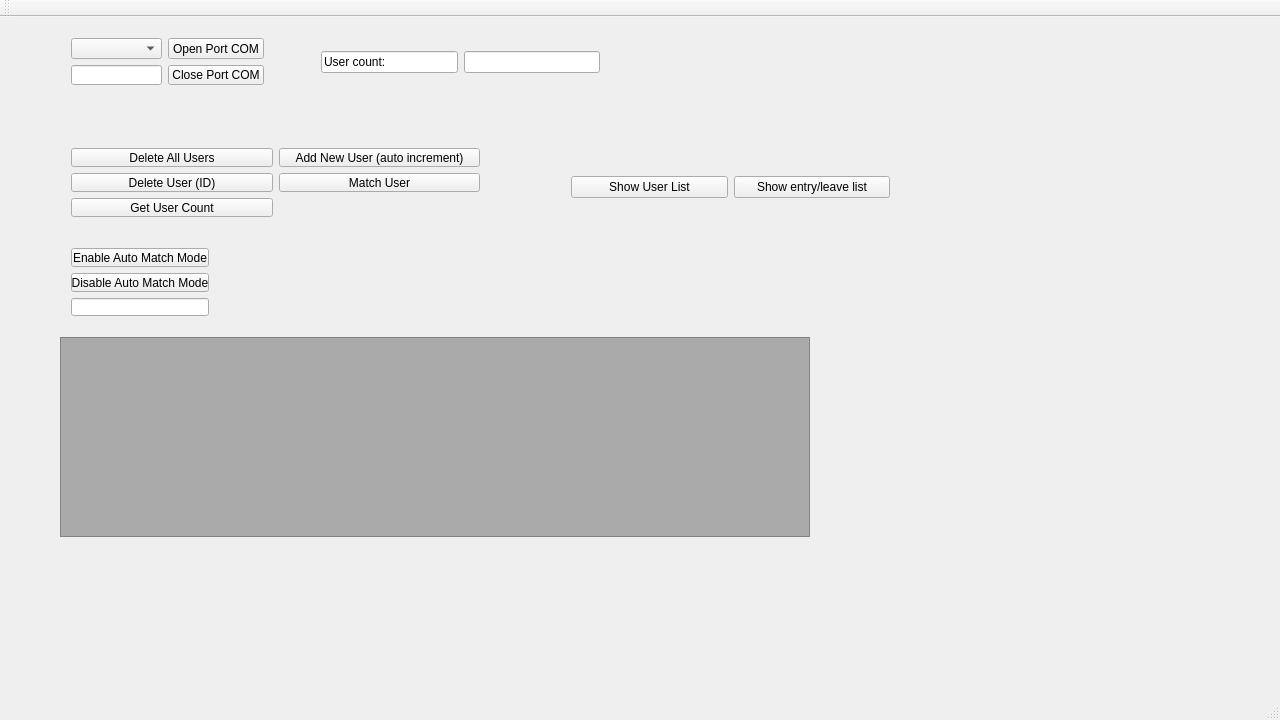
<?xml version="1.0" encoding="UTF-8"?>
<ui version="4.0">
 <class>MainWindow</class>
 <widget class="QMainWindow" name="MainWindow">
  <property name="geometry">
   <rect>
    <x>0</x>
    <y>0</y>
    <width>1280</width>
    <height>720</height>
   </rect>
  </property>
  <property name="windowTitle">
   <string>MainWindow</string>
  </property>
  <widget class="QWidget" name="centralWidget">
   <widget class="QWidget" name="formLayoutWidget">
    <property name="geometry">
     <rect>
      <x>60</x>
      <y>10</y>
      <width>215</width>
      <height>69</height>
     </rect>
    </property>
    <layout class="QGridLayout" name="gridLayout_2">
     <item row="0" column="1">
      <widget class="QPushButton" name="OpenCOMPortButton">
       <property name="text">
        <string>Open Port COM</string>
       </property>
      </widget>
     </item>
     <item row="1" column="0">
      <widget class="QLineEdit" name="StatusCOMPortLine">
       <property name="text">
        <string/>
       </property>
      </widget>
     </item>
     <item row="1" column="1">
      <widget class="QPushButton" name="CloseCOMPortButton">
       <property name="text">
        <string>Close Port COM</string>
       </property>
      </widget>
     </item>
     <item row="0" column="0">
      <widget class="QComboBox" name="COMPortComboBox"/>
     </item>
    </layout>
   </widget>
   <widget class="QWidget" name="horizontalLayoutWidget">
    <property name="geometry">
     <rect>
      <x>310</x>
      <y>20</y>
      <width>301</width>
      <height>51</height>
     </rect>
    </property>
    <layout class="QHBoxLayout" name="horizontalLayout">
     <item>
      <widget class="QLineEdit" name="LabelUserCountLine">
       <property name="text">
        <string>User count:</string>
       </property>
      </widget>
     </item>
     <item>
      <widget class="QLineEdit" name="UserCountLine"/>
     </item>
    </layout>
   </widget>
   <widget class="QWidget" name="gridLayoutWidget">
    <property name="geometry">
     <rect>
      <x>60</x>
      <y>120</y>
      <width>431</width>
      <height>91</height>
     </rect>
    </property>
    <layout class="QGridLayout" name="gridLayout">
     <item row="1" column="0">
      <widget class="QPushButton" name="DeleteUserIDButton">
       <property name="text">
        <string>Delete User (ID)</string>
       </property>
      </widget>
     </item>
     <item row="0" column="0">
      <widget class="QPushButton" name="DeleteAllUsersButton">
       <property name="text">
        <string>Delete All Users</string>
       </property>
      </widget>
     </item>
     <item row="1" column="1">
      <widget class="QPushButton" name="MatchUserButton">
       <property name="text">
        <string>Match User</string>
       </property>
      </widget>
     </item>
     <item row="0" column="1">
      <widget class="QPushButton" name="AddNewUserAutoIncButton">
       <property name="text">
        <string>Add New User (auto increment)</string>
       </property>
      </widget>
     </item>
     <item row="2" column="0">
      <widget class="QPushButton" name="GetUserCountButton">
       <property name="text">
        <string>Get User Count</string>
       </property>
      </widget>
     </item>
    </layout>
   </widget>
   <widget class="QWidget" name="horizontalLayoutWidget_2">
    <property name="geometry">
     <rect>
      <x>560</x>
      <y>140</y>
      <width>341</width>
      <height>61</height>
     </rect>
    </property>
    <layout class="QHBoxLayout" name="horizontalLayout_2">
     <item>
      <widget class="QPushButton" name="ShowUserListButton">
       <property name="text">
        <string>Show User List</string>
       </property>
      </widget>
     </item>
     <item>
      <widget class="QPushButton" name="ShowEntryLeaveListButton">
       <property name="text">
        <string>Show entry/leave list</string>
       </property>
      </widget>
     </item>
    </layout>
   </widget>
   <widget class="QTableWidget" name="UserTable">
    <property name="geometry">
     <rect>
      <x>60</x>
      <y>320</y>
      <width>750</width>
      <height>200</height>
     </rect>
    </property>
    <property name="styleSheet">
     <string notr="true">font: 9pt &quot;Calibri&quot;;
background-color: rgb(170, 170, 170);
alternate-background-color: rgb(165, 245, 122);
selection-color: rgb(255, 126, 150);</string>
    </property>
   </widget>
   <widget class="QWidget" name="verticalLayoutWidget">
    <property name="geometry">
     <rect>
      <x>60</x>
      <y>220</y>
      <width>160</width>
      <height>90</height>
     </rect>
    </property>
    <layout class="QVBoxLayout" name="verticalLayout">
     <item>
      <widget class="QPushButton" name="EnableAutoMatchModeButton">
       <property name="text">
        <string>Enable Auto Match Mode</string>
       </property>
      </widget>
     </item>
     <item>
      <widget class="QPushButton" name="DisableAutoMatchModeButton">
       <property name="text">
        <string>Disable Auto Match Mode</string>
       </property>
      </widget>
     </item>
     <item>
      <widget class="QLineEdit" name="MatchModeStatusLine"/>
     </item>
    </layout>
   </widget>
  </widget>
  <widget class="QMenuBar" name="menuBar">
   <property name="geometry">
    <rect>
     <x>0</x>
     <y>0</y>
     <width>1280</width>
     <height>25</height>
    </rect>
   </property>
  </widget>
  <widget class="QToolBar" name="mainToolBar">
   <attribute name="toolBarArea">
    <enum>TopToolBarArea</enum>
   </attribute>
   <attribute name="toolBarBreak">
    <bool>false</bool>
   </attribute>
  </widget>
  <widget class="QStatusBar" name="statusBar"/>
 </widget>
 <layoutdefault spacing="6" margin="11"/>
 <resources/>
 <connections/>
</ui>
